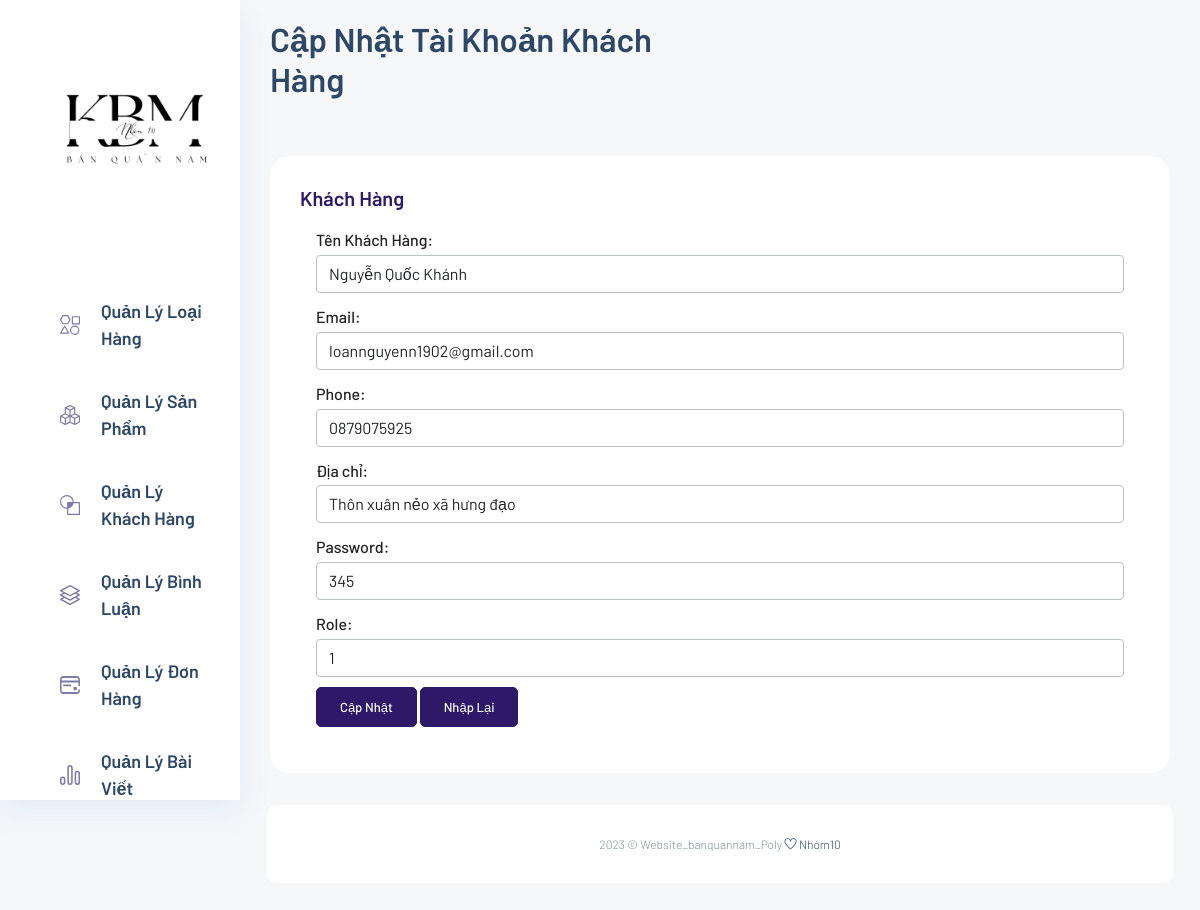
The page /TrangAdmin/admin/index.php?act=suataikhoan&id_user=7 on the database its author committed.
### tables this page shows
CREATE TABLE `users` (
  `id_user` int(11) NOT NULL,
  `name_user` varchar(200) NOT NULL,
  `email` varchar(200) NOT NULL,
  `phone` varchar(200) NOT NULL,
  `address` varchar(200) NOT NULL,
  `password` varchar(200) NOT NULL,
  `role_user` tinyint(1) NOT NULL,
  `softdlt_user` tinyint(1) NOT NULL DEFAULT 0
);

### model/pdo.php (called while the page is built, shortened)
<?php
function pdo_get_connection()
{
    $servername = "localhost";
    $username = "root";
    $password = "";
    try {
        $conn = new PDO("mysql:host=$servername;dbname=db_duanmot", $username, $password);
        $conn->setAttribute(PDO::ATTR_ERRMODE, PDO::ERRMODE_EXCEPTION);
        return $conn;
    } catch (PDOException $e) {
        echo "Connection failed: " . $e->getMessage();
    }
}
function pdo_query_one($sql)
{
    $sql_args = array_slice(func_get_args(), 1);
    try {
        $conn = pdo_get_connection();
        $stmt = $conn->prepare($sql);
        $stmt->execute($sql_args);
        $row = $stmt->fetch(PDO::FETCH_ASSOC);
        return $row;
    } catch (PDOException $e) {
        throw $e;
    } finally {
        unset($conn);
    }
}

### model/users.php (called while the page is built, shortened)
<?php
function loadone_users($id_user)
{
    $sql = "SELECT * FROM users WHERE id_user=" . $id_user;
    $suataikhoan = pdo_query_one($sql);
    return $suataikhoan;
}
?>

### TrangAdmin/admin/khachhang/update.php (the view, shortened to what this page needs)
<?php
    if(is_array($suataikhoan)){
        extract($suataikhoan);
    }
?>
<section class="main_content dashboard_part">
    <div class="main_content_iner ">
        <div class="container-fluid p-0">
            <div class="row justify-content-center">
                <div class="col-12">
                    <div class="dashboard_header mb_50">
                        <div class="row">
                            <div class="col-lg-6">
                                <div class="dashboard_header_title">
                                    <h3>Cập Nhật Tài Khoản Khách Hàng</h3>
                                </div>
                            </div>
                        </div>
                    </div>
                </div>
                <div class="col-lg-12">
                    <div class="white_box mb_30">
                        <div class="main-title">
                            <h3 class="mb-0">Khách Hàng</h3>
                        </div>
                        <div class="modal-body ">
                            <form action="index.php?act=updatetk" method="post" >
                                <div class="mb_10">
                                    <label for="">
                                        <div class="main-title">
                                            <h5 class="mb-0">Tên Khách Hàng:</h5>
                                        </div>
                                    </label>
                                    <input type="text" class="form-control" name="name" value="<?=$name_user?>">
                                </div>
                                <div class="mb_10">
                                    <label for="">
                                        <div class="main-title">
                                            <h5 class="mb-0">Email:</h5>
                                        </div>
                                    </label>
                                    <input type="email" class="form-control" name="email" value="<?=$email?>">
                                </div>
                                <div class="mb_10">
                                    <label for="">
                                        <div class="main-title">
                                            <h5 class="mb-0">Phone:</h5>
                                        </div>
                                    </label>
                                    <input type="text" class="form-control" name="phone" value="<?=$phone?>">
                                </div>
                                <div class="mb_10">
                                    <label for="">
                                        <div class="main-title">
                                            <h5 class="mb-0">Địa chỉ:</h5>
                                        </div>
                                    </label>
                                    <input type="text" class="form-control" name="address" value="<?=$address?>">
                                </div>
                                <div class="mb_10">
                                        <label for="">
                                            <div class="main-title">
                                                <h5 class="mb-0">Password:</h5>
                                            </div>
                                        </label>
                                        <input type="text" class="form-control" name="password" value="<?=$password?>">
                                    </div>
                                <div class="mb_10">
                                        <label for="">
                                            <div class="main-title">
                                                <h5 class="mb-0">Role:</h5>
                                            </div>
                                        </label>
                                        <input type="number" class="form-control" name="role" value="<?=$role_user?>">
                                    </div>
                                <div class>
                                    <div class="add_button">
                                        <input type="submit" name="capnhat" class="btn_1" value="Cập Nhật">
                                        <input type="reset" class="btn_1" value="Nhập Lại">
                                    </div>
                                </div>
                            </form>
                        </div>
                    </div>
                </div>
            </div>
        </div>

### rows shown on the page
users: name "Nguyễn Quốc Khánh", email "loannguyenn1902@gmail.com", phone "0879075925", address "Thôn xuân nẻo xã hưng đạo", password "345", role "1"
